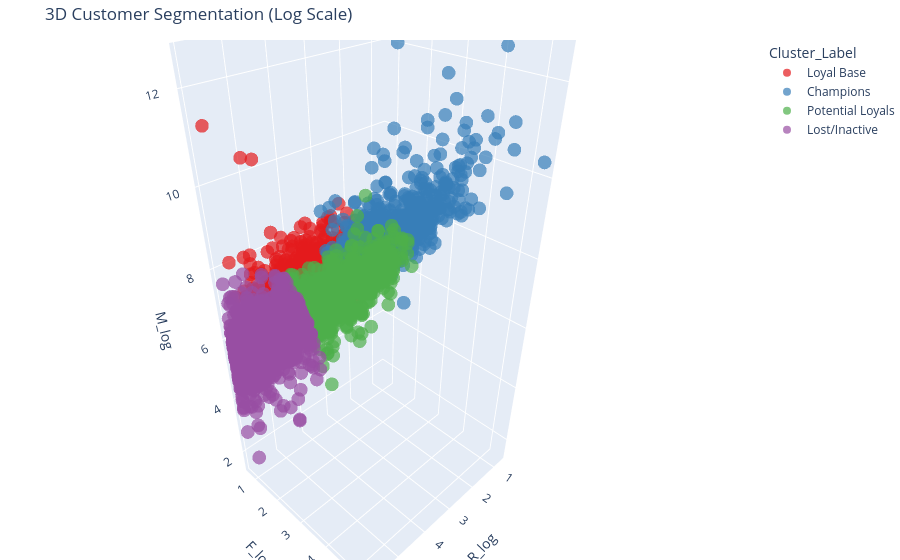

Notebook code cell kept with this figure:
### Code cell
import plotly.express as px

fig_3d = px.scatter_3d(
    rfm, 
    x='R_log', 
    y='F_log', 
    z='M_log',
    color='Cluster_Label',
    hover_name='Cluster_Label',
    hover_data={'Recency': True, 'Frequency': True, 'Monetary': True, 'R_log': False, 'F_log': False, 'M_log': False},
    title='3D Customer Segmentation (Log Scale)',
    color_discrete_sequence=px.colors.qualitative.Set1,
    opacity=0.7
)

# Update layout for a cleaner look
fig_3d.update_layout(margin=dict(l=0, r=0, b=0, t=40))

# To view this in a Jupyter Notebook, simply call:
fig_3d.show()

# To save it as an interactive HTML file you can open in your browser:
fig_3d.write_html("rfm_3d_clusters.html")
print("Saved 3D plot as 'rfm_3d_clusters.html'")

### Figure 1 — Plotly figure (JSON) as saved in the notebook; plotly's stock layout.template omitted (floating-point values rounded to 4 significant figures; data arrays with more than 128 entries replaced by an {"elided": "..."} marker saying what was removed)
{"data": [{"customdata": {"elided": "1055x3 float values"}, "hovertemplate": "<b>%{hovertext}</b><br><br>Cluster_Label=Loyal Base<br>Recency=%{customdata[0]}<br>Frequency=%{customdata[1]}<br>Monetary=%{customdata[2]}<extra></extra>", "hovertext": {"elided": "1055 str values"}, "legendgroup": "Loyal Base", "marker": {"color": "rgb(228,26,28)", "opacity": 0.7, "symbol": "circle"}, "mode": "markers", "name": "Loyal Base", "scene": "scene", "showlegend": true, "type": "scatter3d", "x": {"elided": "1055 float values"}, "y": {"elided": "1055 float values"}, "z": {"elided": "1055 float values"}}, {"customdata": {"elided": "630x3 float values"}, "hovertemplate": "<b>%{hovertext}</b><br><br>Cluster_Label=Champions<br>Recency=%{customdata[0]}<br>Frequency=%{customdata[1]}<br>Monetary=%{customdata[2]}<extra></extra>", "hovertext": {"elided": "630 str values"}, "legendgroup": "Champions", "marker": {"color": "rgb(55,126,184)", "opacity": 0.7, "symbol": "circle"}, "mode": "markers", "name": "Champions", "scene": "scene", "showlegend": true, "type": "scatter3d", "x": {"elided": "630 float values"}, "y": {"elided": "630 float values"}, "z": {"elided": "630 float values"}}, {"customdata": {"elided": "771x3 float values"}, "hovertemplate": "<b>%{hovertext}</b><br><br>Cluster_Label=Potential Loyals<br>Recency=%{customdata[0]}<br>Frequency=%{customdata[1]}<br>Monetary=%{customdata[2]}<extra></extra>", "hovertext": {"elided": "771 str values"}, "legendgroup": "Potential Loyals", "marker": {"color": "rgb(77,175,74)", "opacity": 0.7, "symbol": "circle"}, "mode": "markers", "name": "Potential Loyals", "scene": "scene", "showlegend": true, "type": "scatter3d", "x": {"elided": "771 float values"}, "y": {"elided": "771 float values"}, "z": {"elided": "771 float values"}}, {"customdata": {"elided": "1461x3 float values"}, "hovertemplate": "<b>%{hovertext}</b><br><br>Cluster_Label=Lost/Inactive<br>Recency=%{customdata[0]}<br>Frequency=%{customdata[1]}<br>Monetary=%{customdata[2]}<extra></extra>", "hovertext": {"elided": "1461 str values"}, "legendgroup": "Lost/Inactive", "marker": {"color": "rgb(152,78,163)", "opacity": 0.7, "symbol": "circle"}, "mode": "markers", "name": "Lost/Inactive", "scene": "scene", "showlegend": true, "type": "scatter3d", "x": {"elided": "1461 float values"}, "y": {"elided": "1461 float values"}, "z": {"elided": "1461 float values"}}], "layout": {"legend": {"title": {"text": "Cluster_Label"}, "tracegroupgap": 0}, "margin": {"b": 0, "l": 0, "r": 0, "t": 40}, "scene": {"domain": {"x": [0, 1], "y": [0, 1]}, "xaxis": {"title": {"text": "R_log"}}, "yaxis": {"title": {"text": "F_log"}}, "zaxis": {"title": {"text": "M_log"}}}, "title": {"text": "3D Customer Segmentation (Log Scale)"}}}
